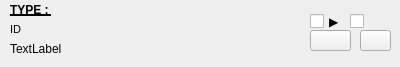
<?xml version="1.0" encoding="UTF-8"?>
<ui version="4.0">
 <class>FormToolOption</class>
 <widget class="QWidget" name="FormToolOption">
  <property name="geometry">
   <rect>
    <x>0</x>
    <y>0</y>
    <width>400</width>
    <height>67</height>
   </rect>
  </property>
  <property name="windowTitle">
   <string>Form</string>
  </property>
  <widget class="QPushButton" name="pushButton_option_del">
   <property name="geometry">
    <rect>
     <x>360</x>
     <y>30</y>
     <width>31</width>
     <height>21</height>
    </rect>
   </property>
   <property name="text">
    <string/>
   </property>
   <property name="icon">
    <iconset resource="resource.qrc">
     <normaloff>:/icons/image/icons/del.png</normaloff>:/icons/image/icons/del.png</iconset>
   </property>
  </widget>
  <widget class="QLabel" name="label_option_id">
   <property name="geometry">
    <rect>
     <x>10</x>
     <y>20</y>
     <width>221</width>
     <height>19</height>
    </rect>
   </property>
   <property name="font">
    <font>
     <pointsize>8</pointsize>
     <weight>50</weight>
     <bold>false</bold>
     <underline>false</underline>
    </font>
   </property>
   <property name="text">
    <string>ID</string>
   </property>
  </widget>
  <widget class="QLabel" name="label_option_type">
   <property name="geometry">
    <rect>
     <x>10</x>
     <y>0</y>
     <width>191</width>
     <height>19</height>
    </rect>
   </property>
   <property name="font">
    <font>
     <pointsize>9</pointsize>
     <weight>75</weight>
     <bold>true</bold>
     <underline>true</underline>
     <strikeout>false</strikeout>
    </font>
   </property>
   <property name="text">
    <string>TYPE : </string>
   </property>
  </widget>
  <widget class="QPushButton" name="pushButton_option_set">
   <property name="geometry">
    <rect>
     <x>310</x>
     <y>30</y>
     <width>41</width>
     <height>21</height>
    </rect>
   </property>
   <property name="text">
    <string/>
   </property>
   <property name="icon">
    <iconset resource="resource.qrc">
     <normaloff>:/icons/image/icons/set.png</normaloff>:/icons/image/icons/set.png</iconset>
   </property>
  </widget>
  <widget class="QLabel" name="label_info">
   <property name="geometry">
    <rect>
     <x>10</x>
     <y>40</y>
     <width>291</width>
     <height>17</height>
    </rect>
   </property>
   <property name="text">
    <string>TextLabel</string>
   </property>
  </widget>
  <widget class="QCheckBox" name="checkBox_run">
   <property name="geometry">
    <rect>
     <x>310</x>
     <y>10</y>
     <width>31</width>
     <height>23</height>
    </rect>
   </property>
   <property name="text">
    <string>▶</string>
   </property>
  </widget>
  <widget class="QCheckBox" name="checkBox_view">
   <property name="geometry">
    <rect>
     <x>350</x>
     <y>10</y>
     <width>41</width>
     <height>23</height>
    </rect>
   </property>
   <property name="text">
    <string/>
   </property>
   <property name="icon">
    <iconset resource="resource.qrc">
     <normaloff>:/icons/image/icons/view.png</normaloff>:/icons/image/icons/view.png</iconset>
   </property>
  </widget>
 </widget>
 <resources>
  <include location="resource.qrc"/>
 </resources>
 <connections/>
</ui>
